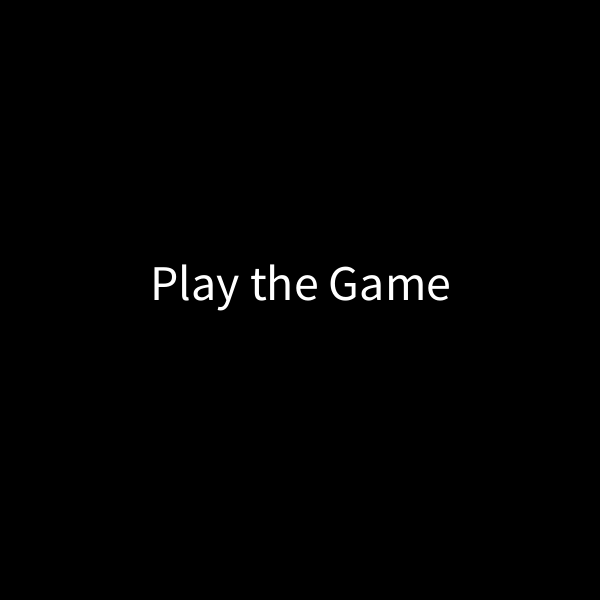
Frame 1 (no input)
Frame 60 (the mouse pressed at the canvas centre just before this capture): identical to frame 1, image omitted
Frame 120 (the mouse held since frame 60 and released just before this capture): identical to frame 1, image omitted

The Processing sketch that drew this single still picture (run headless with seeded random() and noise(); from frame 60 on, the mouse is pressed at the canvas centre):

// Processing sketch: Start
// ── Start.pde
boolean start= false;

void setup(){
  size (600,600);
  
  
}

void draw(){
background (0);
textSize(50);
text("Play the Game", width/4,height/2);

}

void keyPressed(){
  start= true;
  background (255,255,10);
}
